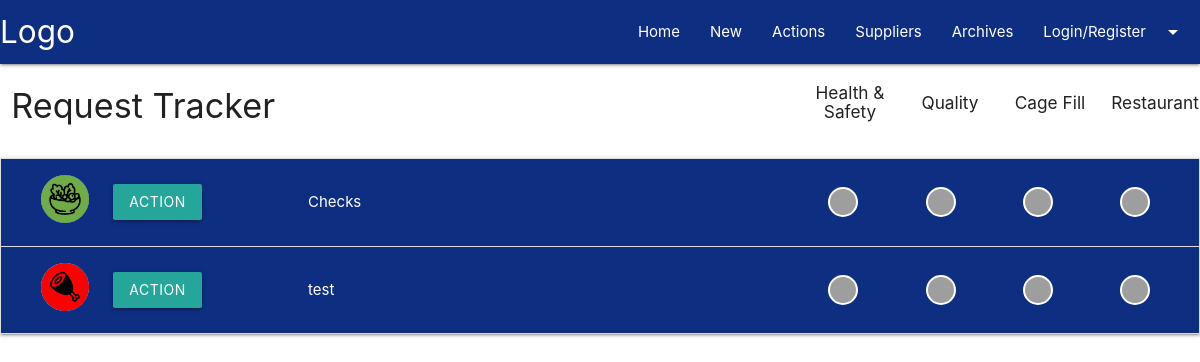
Before: / with the older database file.
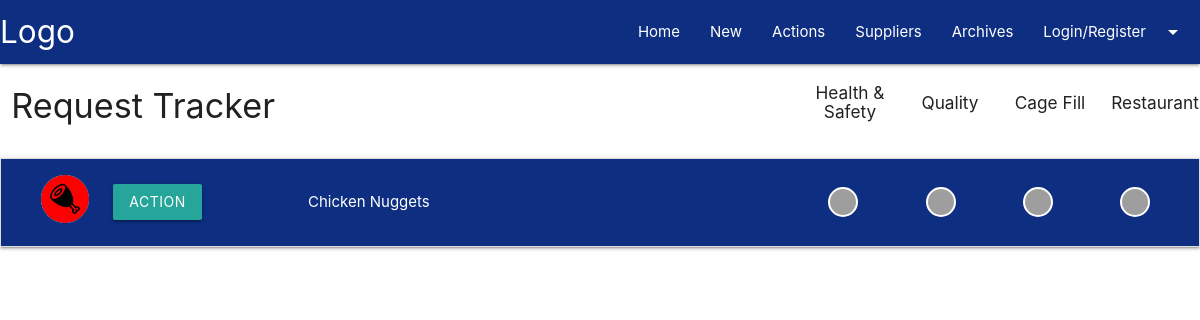
After: the same page with the newer database file.
### tracker/models.py (models this page shows)
class Posts(db.Model):
    id = db.Column(db.Integer, primary_key=True)
    title = db.Column(db.String(80), nullable=False)
    date_posted = db.Column(
        db.DateTime,
        nullable=False,
        default=datetime.utcnow
    )
    user_id = db.Column(db.Integer, db.ForeignKey('user.id'))
    content = db.Column(db.Text, nullable=True)
    supplier_id = db.Column(db.Integer, db.ForeignKey('suppliers.id'),
        nullable=False)
    contact_name = db.Column(db.String(50))
    new_product = db.Column(db.Boolean, default=False)
    product_number = db.Column(db.Integer)
    product_name = db.Column(db.String(80), nullable=False)
    product_type = db.Column(db.String(50), nullable=False)
    product_length = db.Column(db.Integer)
    product_width = db.Column(db.Integer)
    product_height =db.Column(db.Integer)
    product_weight = db.Column(db.Float)
    case_orientation = db.Column(db.Boolean, default=False)
    units_per_case = db.Column(db.Float)
    inners_per_case = db.Column(db.Float)
    ex_product_length = db.Column(db.Integer)
    ex_product_width = db.Column(db.Integer)
    ex_product_height =db.Column(db.Integer)
    ex_product_weight = db.Column(db.Float)
    ex_case_orientation = db.Column(db.Boolean, default=False)
    ex_units_per_case = db.Column(db.Float)
    ex_inners_per_case = db.Column(db.Float)
    healthandsafety = db.Column(db.Integer, default=0)
    quality = db.Column(db.Integer, default=0)
    cagefill = db.Column(db.Integer, default=0)
    restaurantimpact = db.Column(db.Integer, default=0)
    status = db.Column(db.String(20), nullable=True)
    complete = db.Column(db.Boolean, default=False)
    actions = db.relationship(
        'Actions',
        foreign_keys='Actions.posts_id',
        backref='action_post',
        lazy=True
    )

### tracker/routes/main.py (the view)
@main.route('/')
def index():
    posts = Posts.query.filter(Posts.complete == False).order_by(Posts.date_posted.desc()).all()
    context = {'posts': posts}
    if not posts:
        flash('There are no outstanding Requests!', 'information')
    return render_template('index.html', **context)

### tracker/templates/index.html (shortened to what the changed rows need)
{% extends 'base.html' %}
{% block content %}
    <div class="container-fluid">
        <ul class="collapsible">
            {% for post in posts %}
                <li class="">
                <div class="collapsible-header branded-blue valign-wrapper">
                    <div class="post-img-container post-center">
                        {% if post.status == "Approved" %}
                        <img class="product-img border-branded-blue" src="{{ url_for('static', filename='media/img/approved.png') }}" alt="Approved">
                        {% elif post.status == "Rejected" %}
                        <img class="product-img border-branded-blue" src="{{ url_for('static', filename='media/img/rejected.png') }}" alt="Rejected">
                        {% else %}
                        <img class="product-img border-branded-blue" src="{{ url_for('static', filename=post.product_type) }}" alt="{{ url_for('static', filename=post.product_type) }}">
                        {% endif %}
                    </div>
                    <div class="post-btn-container post-left">
                        <a class='dropdown-trigger btn' href='#' data-target='dropdown{{ post.id + 1 }}' data_id="{{ post.title }}">Action</a>
                    </div>
                    <div class="post-content-container white-text post-left">
                        {{ post.title }}
                    </div>
                    <div class="post-action-container post-center">
                        {% if post.healthandsafety == 1 %}
                            <div class="post-action deep-orange accent-3"></div>
                        {% elif post.healthandsafety == 2 %}
                            <div class="post-action yellow darken-1"></div>
                        {% elif post.healthandsafety == 3 %}
                            <div class="post-action green accent-3"></div>
                        {% else %}
                            <div class="post-action grey"></div>
                        {% endif %}
                    </div>
                    <div class="post-action-container post-center">
                        {% if post.quality == 1 %}
                            <div class="post-action deep-orange accent-3"></div>
                        {% elif post.quality == 2 %}
                            <div class="post-action yellow darken-1"></div>
                        {% elif post.quality == 3 %}
                            <div class="post-action green accent-3"></div>
                        {% else %}
                            <div class="post-action grey"></div>
                        {% endif %}
                    </div>
                    <div class="post-action-container post-center">
                        {% if post.cagefill == 1 %}
                            <div class="post-action deep-orange accent-3"></div>
                        {% elif post.cagefill == 2 %}
                            <div class="post-action yellow darken-1"></div>
                        {% elif post.cagefill == 3 %}
                            <div class="post-action green accent-3"></div>
                        {% else %}
                            <div class="post-action grey"></div>
                        {% endif %}
                    </div>
                    <div class="post-action-container post-center">
                        {% if post.restaurantimpact == 1 %}
                            <div class="post-action deep-orange accent-3"></div>
                        {% elif post.restaurantimpact == 2 %}
                            <div class="post-action yellow darken-1"></div>
                        {% elif post.restaurantimpact == 3 %}
                            <div class="post-action green accent-3"></div>
                        {% else %}
                            <div class="post-action grey"></div>
                        {% endif %}
                    </div>
                </div>
            </li>
            {% endfor %}
        </ul>
    </div>
{% endblock content %}

Changed rows visible on the page:
removed Posts: product_type (picture), title "Checks", healthandsafety 0 (drawn), quality 0 (drawn), cagefill 0 (drawn), restaurantimpact 0 (drawn)
removed Posts: product_type (picture), title "test", healthandsafety 0 (drawn), quality 0 (drawn), cagefill 0 (drawn), restaurantimpact 0 (drawn)
added Posts: product_type (picture), title "Chicken Nuggets", healthandsafety 0 (drawn), quality 0 (drawn), cagefill 0 (drawn), restaurantimpact 0 (drawn)
